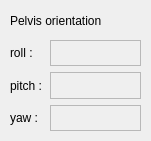
    <widget class="QFrame" name="frame_5">
     <property name="geometry">
      <rect>
       <x>500</x>
       <y>160</y>
       <width>151</width>
       <height>141</height>
      </rect>
     </property>
     <property name="frameShape">
      <enum>QFrame::NoFrame</enum>
     </property>
     <property name="frameShadow">
      <enum>QFrame::Raised</enum>
     </property>
     <widget class="QWidget" name="verticalLayoutWidget_4">
      <property name="geometry">
       <rect>
        <x>50</x>
        <y>40</y>
        <width>91</width>
        <height>91</height>
       </rect>
      </property>
      <layout class="QVBoxLayout" name="verticalLayout_7">
       <item>
        <widget class="QLabel" name="label_14">
         <property name="autoFillBackground">
          <bool>false</bool>
         </property>
         <property name="frameShape">
          <enum>QFrame::StyledPanel</enum>
         </property>
         <property name="text">
          <string/>
         </property>
        </widget>
       </item>
       <item>
        <widget class="QLabel" name="label_15">
         <property name="frameShape">
          <enum>QFrame::StyledPanel</enum>
         </property>
         <property name="text">
          <string/>
         </property>
        </widget>
       </item>
       <item>
        <widget class="QLabel" name="label_16">
         <property name="frameShape">
          <enum>QFrame::StyledPanel</enum>
         </property>
         <property name="text">
          <string/>
         </property>
        </widget>
       </item>
      </layout>
     </widget>
     <widget class="QWidget" name="verticalLayoutWidget_6">
      <property name="geometry">
       <rect>
        <x>10</x>
        <y>40</y>
        <width>44</width>
        <height>91</height>
       </rect>
      </property>
      <layout class="QVBoxLayout" name="verticalLayout_8">
       <item>
        <widget class="QLabel" name="label_17">
         <property name="text">
          <string>roll :</string>
         </property>
        </widget>
       </item>
       <item>
        <widget class="QLabel" name="label_18">
         <property name="text">
          <string>pitch :</string>
         </property>
        </widget>
       </item>
       <item>
        <widget class="QLabel" name="label_19">
         <property name="text">
          <string>yaw :</string>
         </property>
        </widget>
       </item>
      </layout>
     </widget>
     <widget class="QLabel" name="label_20">
      <property name="geometry">
       <rect>
        <x>10</x>
        <y>10</y>
        <width>131</width>
        <height>21</height>
       </rect>
      </property>
      <property name="text">
       <string>Pelvis orientation</string>
      </property>
     </widget>
    </widget>
